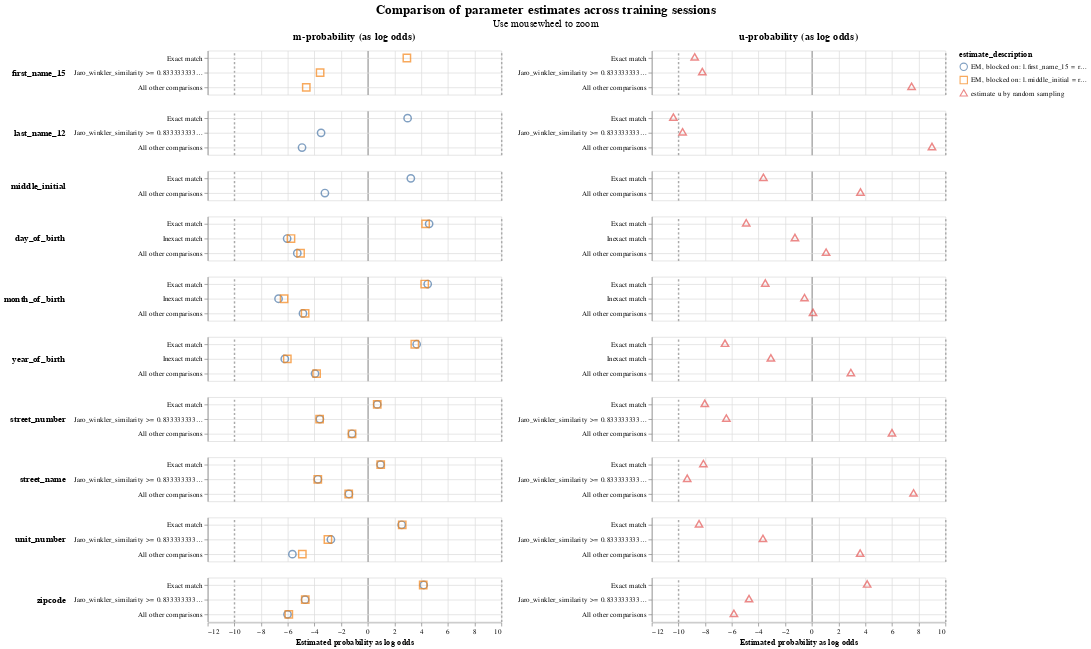

Source (notebook cell):
### Code cell
linker.parameter_estimate_comparisons_chart()

### Figure 1 — Vega-Lite specification as saved in the notebook (floating-point values rounded to 4 significant figures)
{"config": {"view": {"continuousWidth": 400, "continuousHeight": 300}, "title": {"anchor": "middle", "fontSize": 18, "subtitleFontSize": 14}}, "data": {"name": "data-b761ee8042396c7554bf4db21ad0d649"}, "mark": {"type": "point", "filled": false, "opacity": 0.7, "size": 100}, "encoding": {"color": {"field": "estimate_description", "type": "nominal"}, "column": {"align": "each", "field": "col_header", "header": {"labelFontSize": 14, "labelFontWeight": "bold"}, "title": null, "type": "nominal"}, "row": {"align": "each", "field": "comparison_name", "header": {"labelAlign": "left", "labelAnchor": "middle", "labelAngle": 0, "labelFontSize": 12, "labelFontWeight": "bold"}, "sort": {"field": "comparison_sort_order"}, "title": null, "type": "nominal"}, "shape": {"field": "estimate_description", "scale": {"range": ["circle", "square", "triangle", "diamond"]}, "type": "nominal"}, "tooltip": [{"field": "comparison_name", "type": "nominal"}, {"field": "estimate_description", "type": "nominal"}, {"field": "estimated_probability", "type": "quantitative"}], "x": {"axis": {"gridColor": {"condition": {"test": "abs(datum.value / 10)  <= 1 & datum.value % 10 === 0", "value": "#aaa"}, "value": "#ddd"}, "gridDash": {"condition": {"test": "abs(datum.value / 10) == 1", "value": [3]}, "value": null}, "gridWidth": {"condition": {"test": "abs(datum.value / 10)  <= 1 & datum.value % 10 === 0", "value": 2}, "value": 1}}, "field": "estimated_probability_as_log_odds", "title": "Estimated probability as log odds", "type": "quantitative"}, "y": {"axis": {"grid": true, "title": null}, "field": "comparison_level_label", "sort": {"field": "comparison_vector_value", "order": "descending"}, "type": "nominal"}}, "params": [{"name": "mouse_zoom", "select": {"type": "interval", "encodings": ["x"]}, "bind": "scales"}], "resolve": {"scale": {"y": "independent"}}, "title": {"text": "Comparison of parameter estimates across training sessions", "subtitle": "Use mousewheel to zoom"}, "transform": [{"calculate": "datum.m_or_u + '-probability (as log odds)'", "as": "col_header"}], "$schema": "https://vega.github.io/schema/vega-lite/v5.9.3.json", "datasets": {"data-b761ee8042396c7554bf4db21ad0d649": [{"m_or_u": "u", "estimated_probability": 0.002261, "estimate_description": "estimate u by random sampling", "estimated_probability_as_log_odds": -8.785, "sql_condition": "\"first_name_15_l\" = \"first_name_15_r\"", "comparison_level_label": "Exact match", "comparison_vector_value": 2, "comparison_name": "first_name_15", "comparison_sort_order": 0}, {"m_or_u": "m", "estimated_probability": 0.8835, "estimate_description": "EM, blocked on: l.middle_initial = r.middle_initial and l.last_name_12 = r.last_name_12", "estimated_probability_as_log_odds": 2.923, "sql_condition": "\"first_name_15_l\" = \"first_name_15_r\"", "comparison_level_label": "Exact match", "comparison_vector_value": 2, "comparison_name": "first_name_15", "comparison_sort_order": 0}, {"m_or_u": "u", "estimated_probability": 0.003358, "estimate_description": "estimate u by random sampling", "estimated_probability_as_log_odds": -8.213, "sql_condition": "jaro_winkler_similarity(\"first_name_15_l\", \"first_name_15_r\") >= 0.8333333333333334", "comparison_level_label": "Jaro_winkler_similarity >= 0.8333333333333334", "comparison_vector_value": 1, "comparison_name": "first_name_15", "comparison_sort_order": 0}, {"m_or_u": "m", "estimated_probability": 0.07728, "estimate_description": "EM, blocked on: l.middle_initial = r.middle_initial and l.last_name_12 = r.last_name_12", "estimated_probability_as_log_odds": -3.578, "sql_condition": "jaro_winkler_similarity(\"first_name_15_l\", \"first_name_15_r\") >= 0.8333333333333334", "comparison_level_label": "Jaro_winkler_similarity >= 0.8333333333333334", "comparison_vector_value": 1, "comparison_name": "first_name_15", "comparison_sort_order": 0}, {"m_or_u": "u", "estimated_probability": 0.9944, "estimate_description": "estimate u by random sampling", "estimated_probability_as_log_odds": 7.467, "sql_condition": "ELSE", "comparison_level_label": "All other comparisons", "comparison_vector_value": 0, "comparison_name": "first_name_15", "comparison_sort_order": 0}, {"m_or_u": "m", "estimated_probability": 0.03921, "estimate_description": "EM, blocked on: l.middle_initial = r.middle_initial and l.last_name_12 = r.last_name_12", "estimated_probability_as_log_odds": -4.615, "sql_condition": "ELSE", "comparison_level_label": "All other comparisons", "comparison_vector_value": 0, "comparison_name": "first_name_15", "comparison_sort_order": 0}, {"m_or_u": "u", "estimated_probability": 0.0007497, "estimate_description": "estimate u by random sampling", "estimated_probability_as_log_odds": -10.38, "sql_condition": "\"last_name_12_l\" = \"last_name_12_r\"", "comparison_level_label": "Exact match", "comparison_vector_value": 2, "comparison_name": "last_name_12", "comparison_sort_order": 1}, {"m_or_u": "m", "estimated_probability": 0.8874, "estimate_description": "EM, blocked on: l.first_name_15 = r.first_name_15", "estimated_probability_as_log_odds": 2.978, "sql_condition": "\"last_name_12_l\" = \"last_name_12_r\"", "comparison_level_label": "Exact match", "comparison_vector_value": 2, "comparison_name": "last_name_12", "comparison_sort_order": 1}, {"m_or_u": "u", "estimated_probability": 0.001209, "estimate_description": "estimate u by random sampling", "estimated_probability_as_log_odds": -9.69, "sql_condition": "jaro_winkler_similarity(\"last_name_12_l\", \"last_name_12_r\") >= 0.8333333333333334", "comparison_level_label": "Jaro_winkler_similarity >= 0.8333333333333334", "comparison_vector_value": 1, "comparison_name": "last_name_12", "comparison_sort_order": 1}, {"m_or_u": "m", "estimated_probability": 0.08093, "estimate_description": "EM, blocked on: l.first_name_15 = r.first_name_15", "estimated_probability_as_log_odds": -3.505, "sql_condition": "jaro_winkler_similarity(\"last_name_12_l\", \"last_name_12_r\") >= 0.8333333333333334", "comparison_level_label": "Jaro_winkler_similarity >= 0.8333333333333334", "comparison_vector_value": 1, "comparison_name": "last_name_12", "comparison_sort_order": 1}, {"m_or_u": "u", "estimated_probability": 0.998, "estimate_description": "estimate u by random sampling", "estimated_probability_as_log_odds": 8.993, "sql_condition": "ELSE", "comparison_level_label": "All other comparisons", "comparison_vector_value": 0, "comparison_name": "last_name_12", "comparison_sort_order": 1}, {"m_or_u": "m", "estimated_probability": 0.0317, "estimate_description": "EM, blocked on: l.first_name_15 = r.first_name_15", "estimated_probability_as_log_odds": -4.933, "sql_condition": "ELSE", "comparison_level_label": "All other comparisons", "comparison_vector_value": 0, "comparison_name": "last_name_12", "comparison_sort_order": 1}, {"m_or_u": "u", "estimated_probability": 0.07447, "estimate_description": "estimate u by random sampling", "estimated_probability_as_log_odds": -3.636, "sql_condition": "\"middle_initial_l\" = \"middle_initial_r\"", "comparison_level_label": "Exact match", "comparison_vector_value": 1, "comparison_name": "middle_initial", "comparison_sort_order": 2}, {"m_or_u": "m", "estimated_probability": 0.903, "estimate_description": "EM, blocked on: l.first_name_15 = r.first_name_15", "estimated_probability_as_log_odds": 3.219, "sql_condition": "\"middle_initial_l\" = \"middle_initial_r\"", "comparison_level_label": "Exact match", "comparison_vector_value": 1, "comparison_name": "middle_initial", "comparison_sort_order": 2}, {"m_or_u": "u", "estimated_probability": 0.9255, "estimate_description": "estimate u by random sampling", "estimated_probability_as_log_odds": 3.636, "sql_condition": "ELSE", "comparison_level_label": "All other comparisons", "comparison_vector_value": 0, "comparison_name": "middle_initial", "comparison_sort_order": 2}, {"m_or_u": "m", "estimated_probability": 0.097, "estimate_description": "EM, blocked on: l.first_name_15 = r.first_name_15", "estimated_probability_as_log_odds": -3.219, "sql_condition": "ELSE", "comparison_level_label": "All other comparisons", "comparison_vector_value": 0, "comparison_name": "middle_initial", "comparison_sort_order": 2}, {"m_or_u": "u", "estimated_probability": 0.03189, "estimate_description": "estimate u by random sampling", "estimated_probability_as_log_odds": -4.924, "sql_condition": "\"day_of_birth_l\" = \"day_of_birth_r\"", "comparison_level_label": "Exact match", "comparison_vector_value": 2, "comparison_name": "day_of_birth", "comparison_sort_order": 3}, {"m_or_u": "m", "estimated_probability": 0.9602, "estimate_description": "EM, blocked on: l.first_name_15 = r.first_name_15", "estimated_probability_as_log_odds": 4.591, "sql_condition": "\"day_of_birth_l\" = \"day_of_birth_r\"", "comparison_level_label": "Exact match", "comparison_vector_value": 2, "comparison_name": "day_of_birth", "comparison_sort_order": 3}, {"m_or_u": "m", "estimated_probability": 0.9525, "estimate_description": "EM, blocked on: l.middle_initial = r.middle_initial and l.last_name_12 = r.last_name_12", "estimated_probability_as_log_odds": 4.326, "sql_condition": "\"day_of_birth_l\" = \"day_of_birth_r\"", "comparison_level_label": "Exact match", "comparison_vector_value": 2, "comparison_name": "day_of_birth", "comparison_sort_order": 3}, {"m_or_u": "u", "estimated_probability": 0.2923, "estimate_description": "estimate u by random sampling", "estimated_probability_as_log_odds": -1.276, "sql_condition": "abs(day_of_birth_l - day_of_birth_r) <= 5", "comparison_level_label": "Inexact match", "comparison_vector_value": 1, "comparison_name": "day_of_birth", "comparison_sort_order": 3}, {"m_or_u": "m", "estimated_probability": 0.01488, "estimate_description": "EM, blocked on: l.first_name_15 = r.first_name_15", "estimated_probability_as_log_odds": -6.049, "sql_condition": "abs(day_of_birth_l - day_of_birth_r) <= 5", "comparison_level_label": "Inexact match", "comparison_vector_value": 1, "comparison_name": "day_of_birth", "comparison_sort_order": 3}, {"m_or_u": "m", "estimated_probability": 0.0181, "estimate_description": "EM, blocked on: l.middle_initial = r.middle_initial and l.last_name_12 = r.last_name_12", "estimated_probability_as_log_odds": -5.762, "sql_condition": "abs(day_of_birth_l - day_of_birth_r) <= 5", "comparison_level_label": "Inexact match", "comparison_vector_value": 1, "comparison_name": "day_of_birth", "comparison_sort_order": 3}, {"m_or_u": "u", "estimated_probability": 0.6758, "estimate_description": "estimate u by random sampling", "estimated_probability_as_log_odds": 1.06, "sql_condition": "ELSE", "comparison_level_label": "All other comparisons", "comparison_vector_value": 0, "comparison_name": "day_of_birth", "comparison_sort_order": 3}, {"m_or_u": "m", "estimated_probability": 0.02497, "estimate_description": "EM, blocked on: l.first_name_15 = r.first_name_15", "estimated_probability_as_log_odds": -5.287, "sql_condition": "ELSE", "comparison_level_label": "All other comparisons", "comparison_vector_value": 0, "comparison_name": "day_of_birth", "comparison_sort_order": 3}, {"m_or_u": "m", "estimated_probability": 0.02941, "estimate_description": "EM, blocked on: l.middle_initial = r.middle_initial and l.last_name_12 = r.last_name_12", "estimated_probability_as_log_odds": -5.045, "sql_condition": "ELSE", "comparison_level_label": "All other comparisons", "comparison_vector_value": 0, "comparison_name": "day_of_birth", "comparison_sort_order": 3}, {"m_or_u": "u", "estimated_probability": 0.0814, "estimate_description": "estimate u by random sampling", "estimated_probability_as_log_odds": -3.496, "sql_condition": "\"month_of_birth_l\" = \"month_of_birth_r\"", "comparison_level_label": "Exact match", "comparison_vector_value": 2, "comparison_name": "month_of_birth", "comparison_sort_order": 4}, {"m_or_u": "m", "estimated_probability": 0.9572, "estimate_description": "EM, blocked on: l.first_name_15 = r.first_name_15", "estimated_probability_as_log_odds": 4.483, "sql_condition": "\"month_of_birth_l\" = \"month_of_birth_r\"", "comparison_level_label": "Exact match", "comparison_vector_value": 2, "comparison_name": "month_of_birth", "comparison_sort_order": 4}, {"m_or_u": "m", "estimated_probability": 0.9503, "estimate_description": "EM, blocked on: l.middle_initial = r.middle_initial and l.last_name_12 = r.last_name_12", "estimated_probability_as_log_odds": 4.257, "sql_condition": "\"month_of_birth_l\" = \"month_of_birth_r\"", "comparison_level_label": "Exact match", "comparison_vector_value": 2, "comparison_name": "month_of_birth", "comparison_sort_order": 4}, {"m_or_u": "u", "estimated_probability": 0.4045, "estimate_description": "estimate u by random sampling", "estimated_probability_as_log_odds": -0.5577, "sql_condition": "abs(month_of_birth_l - month_of_birth_r) <= 3", "comparison_level_label": "Inexact match", "comparison_vector_value": 1, "comparison_name": "month_of_birth", "comparison_sort_order": 4}, {"m_or_u": "m", "estimated_probability": 0.00957, "estimate_description": "EM, blocked on: l.first_name_15 = r.first_name_15", "estimated_probability_as_log_odds": -6.693, "sql_condition": "abs(month_of_birth_l - month_of_birth_r) <= 3", "comparison_level_label": "Inexact match", "comparison_vector_value": 1, "comparison_name": "month_of_birth", "comparison_sort_order": 4}, {"m_or_u": "m", "estimated_probability": 0.01273, "estimate_description": "EM, blocked on: l.middle_initial = r.middle_initial and l.last_name_12 = r.last_name_12", "estimated_probability_as_log_odds": -6.277, "sql_condition": "abs(month_of_birth_l - month_of_birth_r) <= 3", "comparison_level_label": "Inexact match", "comparison_vector_value": 1, "comparison_name": "month_of_birth", "comparison_sort_order": 4}, {"m_or_u": "u", "estimated_probability": 0.5141, "estimate_description": "estimate u by random sampling", "estimated_probability_as_log_odds": 0.08113, "sql_condition": "ELSE", "comparison_level_label": "All other comparisons", "comparison_vector_value": 0, "comparison_name": "month_of_birth", "comparison_sort_order": 4}, {"m_or_u": "m", "estimated_probability": 0.03324, "estimate_description": "EM, blocked on: l.first_name_15 = r.first_name_15", "estimated_probability_as_log_odds": -4.862, "sql_condition": "ELSE", "comparison_level_label": "All other comparisons", "comparison_vector_value": 0, "comparison_name": "month_of_birth", "comparison_sort_order": 4}, {"m_or_u": "m", "estimated_probability": 0.03697, "estimate_description": "EM, blocked on: l.middle_initial = r.middle_initial and l.last_name_12 = r.last_name_12", "estimated_probability_as_log_odds": -4.703, "sql_condition": "ELSE", "comparison_level_label": "All other comparisons", "comparison_vector_value": 0, "comparison_name": "month_of_birth", "comparison_sort_order": 4}, {"m_or_u": "u", "estimated_probability": 0.01081, "estimate_description": "estimate u by random sampling", "estimated_probability_as_log_odds": -6.515, "sql_condition": "\"year_of_birth_l\" = \"year_of_birth_r\"", "comparison_level_label": "Exact match", "comparison_vector_value": 2, "comparison_name": "year_of_birth", "comparison_sort_order": 5}, {"m_or_u": "m", "estimated_probability": 0.9264, "estimate_description": "EM, blocked on: l.first_name_15 = r.first_name_15", "estimated_probability_as_log_odds": 3.654, "sql_condition": "\"year_of_birth_l\" = \"year_of_birth_r\"", "comparison_level_label": "Exact match", "comparison_vector_value": 2, "comparison_name": "year_of_birth", "comparison_sort_order": 5}, {"m_or_u": "m", "estimated_probability": 0.9197, "estimate_description": "EM, blocked on: l.middle_initial = r.middle_initial and l.last_name_12 = r.last_name_12", "estimated_probability_as_log_odds": 3.518, "sql_condition": "\"year_of_birth_l\" = \"year_of_birth_r\"", "comparison_level_label": "Exact match", "comparison_vector_value": 2, "comparison_name": "year_of_birth", "comparison_sort_order": 5}, {"m_or_u": "u", "estimated_probability": 0.106, "estimate_description": "estimate u by random sampling", "estimated_probability_as_log_odds": -3.076, "sql_condition": "abs(year_of_birth_l - year_of_birth_r) <= 5", "comparison_level_label": "Inexact match", "comparison_vector_value": 1, "comparison_name": "year_of_birth", "comparison_sort_order": 5}, {"m_or_u": "m", "estimated_probability": 0.01318, "estimate_description": "EM, blocked on: l.first_name_15 = r.first_name_15", "estimated_probability_as_log_odds": -6.226, "sql_condition": "abs(year_of_birth_l - year_of_birth_r) <= 5", "comparison_level_label": "Inexact match", "comparison_vector_value": 1, "comparison_name": "year_of_birth", "comparison_sort_order": 5}, {"m_or_u": "m", "estimated_probability": 0.01502, "estimate_description": "EM, blocked on: l.middle_initial = r.middle_initial and l.last_name_12 = r.last_name_12", "estimated_probability_as_log_odds": -6.035, "sql_condition": "abs(year_of_birth_l - year_of_birth_r) <= 5", "comparison_level_label": "Inexact match", "comparison_vector_value": 1, "comparison_name": "year_of_birth", "comparison_sort_order": 5}, {"m_or_u": "u", "estimated_probability": 0.8832, "estimate_description": "estimate u by random sampling", "estimated_probability_as_log_odds": 2.918, "sql_condition": "ELSE", "comparison_level_label": "All other comparisons", "comparison_vector_value": 0, "comparison_name": "year_of_birth", "comparison_sort_order": 5}, {"m_or_u": "m", "estimated_probability": 0.0604, "estimate_description": "EM, blocked on: l.first_name_15 = r.first_name_15", "estimated_probability_as_log_odds": -3.96, "sql_condition": "ELSE", "comparison_level_label": "All other comparisons", "comparison_vector_value": 0, "comparison_name": "year_of_birth", "comparison_sort_order": 5}, {"m_or_u": "m", "estimated_probability": 0.06529, "estimate_description": "EM, blocked on: l.middle_initial = r.middle_initial and l.last_name_12 = r.last_name_12", "estimated_probability_as_log_odds": -3.84, "sql_condition": "ELSE", "comparison_level_label": "All other comparisons", "comparison_vector_value": 0, "comparison_name": "year_of_birth", "comparison_sort_order": 5}, {"m_or_u": "u", "estimated_probability": 0.003813, "estimate_description": "estimate u by random sampling", "estimated_probability_as_log_odds": -8.029, "sql_condition": "\"street_number_l\" = \"street_number_r\"", "comparison_level_label": "Exact match", "comparison_vector_value": 2, "comparison_name": "street_number", "comparison_sort_order": 6}, {"m_or_u": "m", "estimated_probability": 0.6192, "estimate_description": "EM, blocked on: l.first_name_15 = r.first_name_15", "estimated_probability_as_log_odds": 0.7013, "sql_condition": "\"street_number_l\" = \"street_number_r\"", "comparison_level_label": "Exact match", "comparison_vector_value": 2, "comparison_name": "street_number", "comparison_sort_order": 6}, {"m_or_u": "m", "estimated_probability": 0.6193, "estimate_description": "EM, blocked on: l.middle_initial = r.middle_initial and l.last_name_12 = r.last_name_12", "estimated_probability_as_log_odds": 0.702, "sql_condition": "\"street_number_l\" = \"street_number_r\"", "comparison_level_label": "Exact match", "comparison_vector_value": 2, "comparison_name": "street_number", "comparison_sort_order": 6}, {"m_or_u": "u", "estimated_probability": 0.01161, "estimate_description": "estimate u by random sampling", "estimated_probability_as_log_odds": -6.412, "sql_condition": "jaro_winkler_similarity(\"street_number_l\", \"street_number_r\") >= 0.8333333333333334", "comparison_level_label": "Jaro_winkler_similarity >= 0.8333333333333334", "comparison_vector_value": 1, "comparison_name": "street_number", "comparison_sort_order": 6}, {"m_or_u": "m", "estimated_probability": 0.07639, "estimate_description": "EM, blocked on: l.first_name_15 = r.first_name_15", "estimated_probability_as_log_odds": -3.596, "sql_condition": "jaro_winkler_similarity(\"street_number_l\", \"street_number_r\") >= 0.8333333333333334", "comparison_level_label": "Jaro_winkler_similarity >= 0.8333333333333334", "comparison_vector_value": 1, "comparison_name": "street_number", "comparison_sort_order": 6}, {"m_or_u": "m", "estimated_probability": 0.07542, "estimate_description": "EM, blocked on: l.middle_initial = r.middle_initial and l.last_name_12 = r.last_name_12", "estimated_probability_as_log_odds": -3.616, "sql_condition": "jaro_winkler_similarity(\"street_number_l\", \"street_number_r\") >= 0.8333333333333334", "comparison_level_label": "Jaro_winkler_similarity >= 0.8333333333333334", "comparison_vector_value": 1, "comparison_name": "street_number", "comparison_sort_order": 6}, {"m_or_u": "u", "estimated_probability": 0.9846, "estimate_description": "estimate u by random sampling", "estimated_probability_as_log_odds": 5.997, "sql_condition": "ELSE", "comparison_level_label": "All other comparisons", "comparison_vector_value": 0, "comparison_name": "street_number", "comparison_sort_order": 6}, {"m_or_u": "m", "estimated_probability": 0.3044, "estimate_description": "EM, blocked on: l.first_name_15 = r.first_name_15", "estimated_probability_as_log_odds": -1.192, "sql_condition": "ELSE", "comparison_level_label": "All other comparisons", "comparison_vector_value": 0, "comparison_name": "street_number", "comparison_sort_order": 6}, {"m_or_u": "m", "estimated_probability": 0.3053, "estimate_description": "EM, blocked on: l.middle_initial = r.middle_initial and l.last_name_12 = r.last_name_12", "estimated_probability_as_log_odds": -1.186, "sql_condition": "ELSE", "comparison_level_label": "All other comparisons", "comparison_vector_value": 0, "comparison_name": "street_number", "comparison_sort_order": 6}, {"m_or_u": "u", "estimated_probability": 0.003549, "estimate_description": "estimate u by random sampling", "estimated_probability_as_log_odds": -8.133, "sql_condition": "\"street_name_l\" = \"street_name_r\"", "comparison_level_label": "Exact match", "comparison_vector_value": 2, "comparison_name": "street_name", "comparison_sort_order": 7}, {"m_or_u": "m", "estimated_probability": 0.6588, "estimate_description": "EM, blocked on: l.first_name_15 = r.first_name_15", "estimated_probability_as_log_odds": 0.9491, "sql_condition": "\"street_name_l\" = \"street_name_r\"", "comparison_level_label": "Exact match", "comparison_vector_value": 2, "comparison_name": "street_name", "comparison_sort_order": 7}, {"m_or_u": "m", "estimated_probability": 0.6609, "estimate_description": "EM, blocked on: l.middle_initial = r.middle_initial and l.last_name_12 = r.last_name_12", "estimated_probability_as_log_odds": 0.9627, "sql_condition": "\"street_name_l\" = \"street_name_r\"", "comparison_level_label": "Exact match", "comparison_vector_value": 2, "comparison_name": "street_name", "comparison_sort_order": 7}, {"m_or_u": "u", "estimated_probability": 0.001533, "estimate_description": "estimate u by random sampling", "estimated_probability_as_log_odds": -9.347, "sql_condition": "jaro_winkler_similarity(\"street_name_l\", \"street_name_r\") >= 0.8333333333333334", "comparison_level_label": "Jaro_winkler_similarity >= 0.8333333333333334", "comparison_vector_value": 1, "comparison_name": "street_name", "comparison_sort_order": 7}, {"m_or_u": "m", "estimated_probability": 0.06938, "estimate_description": "EM, blocked on: l.first_name_15 = r.first_name_15", "estimated_probability_as_log_odds": -3.746, "sql_condition": "jaro_winkler_similarity(\"street_name_l\", \"street_name_r\") >= 0.8333333333333334", "comparison_level_label": "Jaro_winkler_similarity >= 0.8333333333333334", "comparison_vector_value": 1, "comparison_name": "street_name", "comparison_sort_order": 7}, {"m_or_u": "m", "estimated_probability": 0.06906, "estimate_description": "EM, blocked on: l.middle_initial = r.middle_initial and l.last_name_12 = r.last_name_12", "estimated_probability_as_log_odds": -3.753, "sql_condition": "jaro_winkler_similarity(\"street_name_l\", \"street_name_r\") >= 0.8333333333333334", "comparison_level_label": "Jaro_winkler_similarity >= 0.8333333333333334", "comparison_vector_value": 1, "comparison_name": "street_name", "comparison_sort_order": 7}, {"m_or_u": "u", "estimated_probability": 0.9949, "estimate_description": "estimate u by random sampling", "estimated_probability_as_log_odds": 7.613, "sql_condition": "ELSE", "comparison_level_label": "All other comparisons", "comparison_vector_value": 0, "comparison_name": "street_name", "comparison_sort_order": 7}, {"m_or_u": "m", "estimated_probability": 0.2718, "estimate_description": "EM, blocked on: l.first_name_15 = r.first_name_15", "estimated_probability_as_log_odds": -1.422, "sql_condition": "ELSE", "comparison_level_label": "All other comparisons", "comparison_vector_value": 0, "comparison_name": "street_name", "comparison_sort_order": 7}, {"m_or_u": "m", "estimated_probability": 0.27, "estimate_description": "EM, blocked on: l.middle_initial = r.middle_initial and l.last_name_12 = r.last_name_12", "estimated_probability_as_log_odds": -1.435, "sql_condition": "ELSE", "comparison_level_label": "All other comparisons", "comparison_vector_value": 0, "comparison_name": "street_name", "comparison_sort_order": 7}, {"m_or_u": "u", "estimated_probability": 0.00283, "estimate_description": "estimate u by random sampling", "estimated_probability_as_log_odds": -8.461, "sql_condition": "\"unit_number_l\" = \"unit_number_r\"", "comparison_level_label": "Exact match", "comparison_vector_value": 2, "comparison_name": "unit_number", "comparison_sort_order": 8}, {"m_or_u": "m", "estimated_probability": 0.8527, "estimate_description": "EM, blocked on: l.first_name_15 = r.first_name_15", "estimated_probability_as_log_odds": 2.533, "sql_condition": "\"unit_number_l\" = \"unit_number_r\"", "comparison_level_label": "Exact match", "comparison_vector_value": 2, "comparison_name": "unit_number", "comparison_sort_order": 8}, {"m_or_u": "m", "estimated_probability": 0.8563, "estimate_description": "EM, blocked on: l.middle_initial = r.middle_initial and l.last_name_12 = r.last_name_12", "estimated_probability_as_log_odds": 2.575, "sql_condition": "\"unit_number_l\" = \"unit_number_r\"", "comparison_level_label": "Exact match", "comparison_vector_value": 2, "comparison_name": "unit_number", "comparison_sort_order": 8}, {"m_or_u": "u", "estimated_probability": 0.07272, "estimate_description": "estimate u by random sampling", "estimated_probability_as_log_odds": -3.673, "sql_condition": "jaro_winkler_similarity(\"unit_number_l\", \"unit_number_r\") >= 0.8333333333333334", "comparison_level_label": "Jaro_winkler_similarity >= 0.8333333333333334", "comparison_vector_value": 1, "comparison_name": "unit_number", "comparison_sort_order": 8}, {"m_or_u": "m", "estimated_probability": 0.1278, "estimate_description": "EM, blocked on: l.first_name_15 = r.first_name_15", "estimated_probability_as_log_odds": -2.77, "sql_condition": "jaro_winkler_similarity(\"unit_number_l\", \"unit_number_r\") >= 0.8333333333333334", "comparison_level_label": "Jaro_winkler_similarity >= 0.8333333333333334", "comparison_vector_value": 1, "comparison_name": "unit_number", "comparison_sort_order": 8}, {"m_or_u": "m", "estimated_probability": 0.1115, "estimate_description": "EM, blocked on: l.middle_initial = r.middle_initial and l.last_name_12 = r.last_name_12", "estimated_probability_as_log_odds": -2.994, "sql_condition": "jaro_winkler_similarity(\"unit_number_l\", \"unit_number_r\") >= 0.8333333333333334", "comparison_level_label": "Jaro_winkler_similarity >= 0.8333333333333334", "comparison_vector_value": 1, "comparison_name": "unit_number", "comparison_sort_order": 8}, {"m_or_u": "u", "estimated_probability": 0.9244, "estimate_description": "estimate u by random sampling", "estimated_probability_as_log_odds": 3.613, "sql_condition": "ELSE", "comparison_level_label": "All other comparisons", "comparison_vector_value": 0, "comparison_name": "unit_number", "comparison_sort_order": 8}, {"m_or_u": "m", "estimated_probability": 0.01947, "estimate_description": "EM, blocked on: l.first_name_15 = r.first_name_15", "estimated_probability_as_log_odds": -5.654, "sql_condition": "ELSE", "comparison_level_label": "All other comparisons", "comparison_vector_value": 0, "comparison_name": "unit_number", "comparison_sort_order": 8}, {"m_or_u": "m", "estimated_probability": 0.03216, "estimate_description": "EM, blocked on: l.middle_initial = r.middle_initial and l.last_name_12 = r.last_name_12", "estimated_probability_as_log_odds": -4.911, "sql_condition": "ELSE", "comparison_level_label": "All other comparisons", "comparison_vector_value": 0, "comparison_name": "unit_number", "comparison_sort_order": 8}, {"m_or_u": "u", "estimated_probability": 0.9462, "estimate_description": "estimate u by random sampling", "estimated_probability_as_log_odds": 4.137, "sql_condition": "\"zipcode_l\" = \"zipcode_r\"", "comparison_level_label": "Exact match", "comparison_vector_value": 2, "comparison_name": "zipcode", "comparison_sort_order": 9}, {"m_or_u": "m", "estimated_probability": 0.9479, "estimate_description": "EM, blocked on: l.first_name_15 = r.first_name_15", "estimated_probability_as_log_odds": 4.185, "sql_condition": "\"zipcode_l\" = \"zipcode_r\"", "comparison_level_label": "Exact match", "comparison_vector_value": 2, "comparison_name": "zipcode", "comparison_sort_order": 9}, {"m_or_u": "m", "estimated_probability": 0.9465, "estimate_description": "EM, blocked on: l.middle_initial = r.middle_initial and l.last_name_12 = r.last_name_12", "estimated_probability_as_log_odds": 4.146, "sql_condition": "\"zipcode_l\" = \"zipcode_r\"", "comparison_level_label": "Exact match", "comparison_vector_value": 2, "comparison_name": "zipcode", "comparison_sort_order": 9}, {"m_or_u": "u", "estimated_probability": 0.03672, "estimate_description": "estimate u by random sampling", "estimated_probability_as_log_odds": -4.713, "sql_condition": "jaro_winkler_similarity(\"zipcode_l\", \"zipcode_r\") >= 0.8333333333333334", "comparison_level_label": "Jaro_winkler_similarity >= 0.8333333333333334", "comparison_vector_value": 1, "comparison_name": "zipcode", "comparison_sort_order": 9}, {"m_or_u": "m", "estimated_probability": 0.03694, "estimate_description": "EM, blocked on: l.first_name_15 = r.first_name_15", "estimated_probability_as_log_odds": -4.704, "sql_condition": "jaro_winkler_similarity(\"zipcode_l\", \"zipcode_r\") >= 0.8333333333333334", "comparison_level_label": "Jaro_winkler_similarity >= 0.8333333333333334", "comparison_vector_value": 1, "comparison_name": "zipcode", "comparison_sort_order": 9}, {"m_or_u": "m", "estimated_probability": 0.03724, "estimate_description": "EM, blocked on: l.middle_initial = r.middle_initial and l.last_name_12 = r.last_name_12", "estimated_probability_as_log_odds": -4.692, "sql_condition": "jaro_winkler_similarity(\"zipcode_l\", \"zipcode_r\") >= 0.8333333333333334", "comparison_level_label": "Jaro_winkler_similarity >= 0.8333333333333334", "comparison_vector_value": 1, "comparison_name": "zipcode", "comparison_sort_order": 9}, {"m_or_u": "u", "estimated_probability": 0.01707, "estimate_description": "estimate u by random sampling", "estimated_probability_as_log_odds": -5.847, "sql_condition": "ELSE", "comparison_level_label": "All other comparisons", "comparison_vector_value": 0, "comparison_name": "zipcode", "comparison_sort_order": 9}, {"m_or_u": "m", "estimated_probability": 0.01518, "estimate_description": "EM, blocked on: l.first_name_15 = r.first_name_15", "estimated_probability_as_log_odds": -6.02, "sql_condition": "ELSE", "comparison_level_label": "All other comparisons", "comparison_vector_value": 0, "comparison_name": "zipcode", "comparison_sort_order": 9}, {"m_or_u": "m", "estimated_probability": 0.01621, "estimate_description": "EM, blocked on: l.middle_initial = r.middle_initial and l.last_name_12 = r.last_name_12", "estimated_probability_as_log_odds": -5.923, "sql_condition": "ELSE", "comparison_level_label": "All other comparisons", "comparison_vector_value": 0, "comparison_name": "zipcode", "comparison_sort_order": 9}]}}
